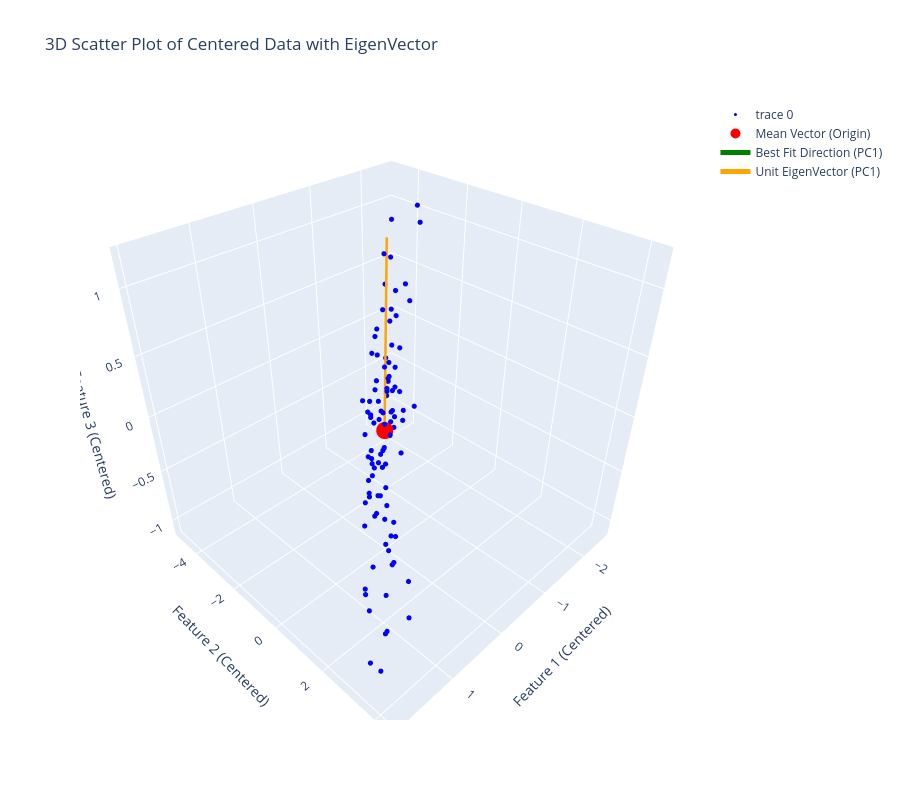

Notebook cell for this chart:
### Code cell
# Show eigenvector as a line in the 3D scatter plot of the centered data
fig_centered.add_trace(go.Scatter3d(
    x=[0, eigenvector_1[0] * 5],  # Scale the line for better visualization
    y=[0, eigenvector_1[1] * 5],
    z=[0, eigenvector_1[2] * 5],
    mode='lines',
    line=dict(color='orange', width=5),
    name='Unit EigenVector (PC1)'
))
fig_centered.update_layout(title='3D Scatter Plot of Centered Data with EigenVector')
fig_centered.show()
